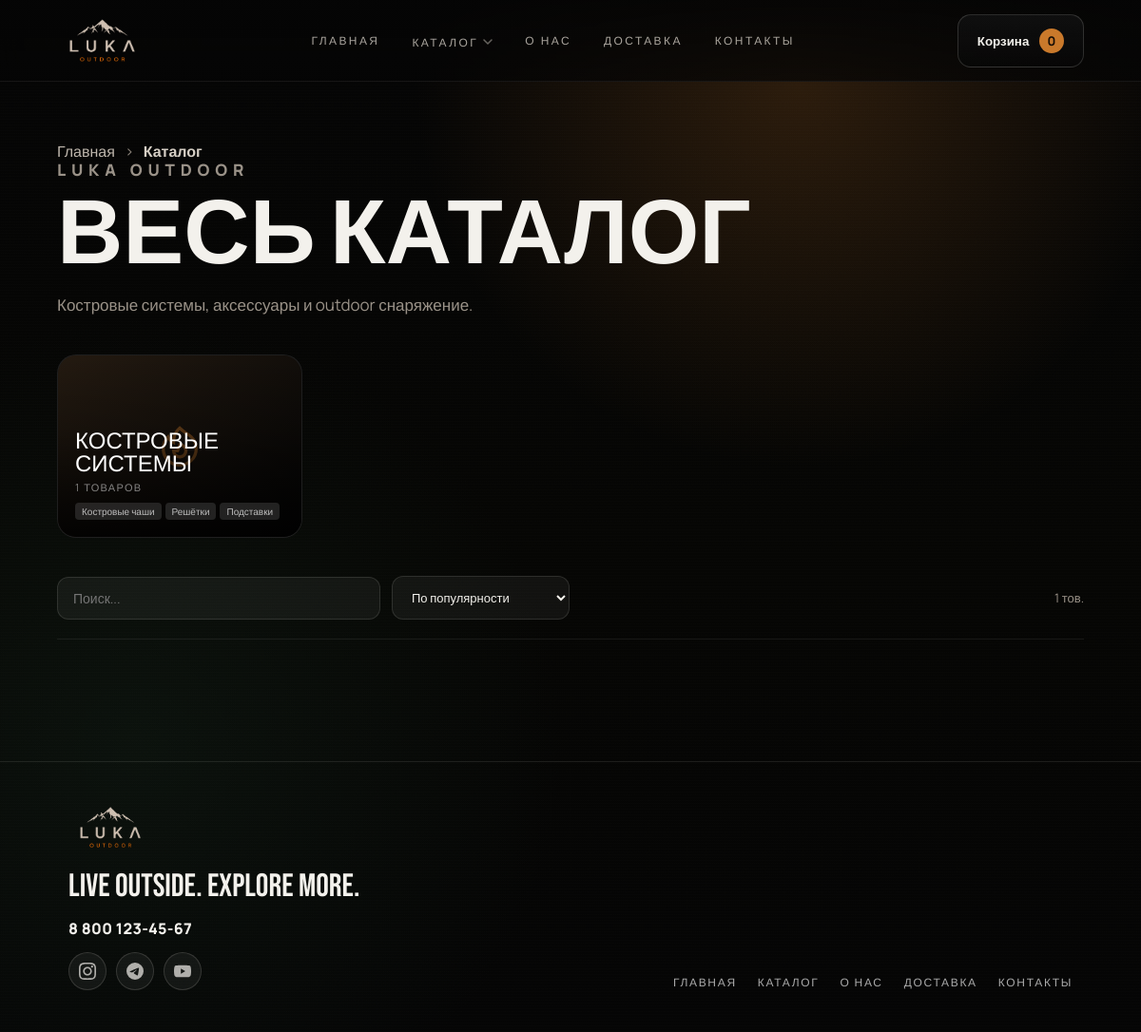
Screenshot of /catalog.php with the database file from the repository.
### tables this page shows
CREATE TABLE nav_items (
  id INTEGER PRIMARY KEY AUTOINCREMENT,
  label TEXT NOT NULL,
  url TEXT NOT NULL,
  sort_order INTEGER DEFAULT 10,
  is_active INTEGER DEFAULT 1,
  open_new_tab INTEGER DEFAULT 0
);

CREATE TABLE categories (id INTEGER PRIMARY KEY AUTOINCREMENT,name TEXT NOT NULL,slug TEXT NOT NULL UNIQUE,sort_order INTEGER DEFAULT 0,is_active INTEGER DEFAULT 1,seo_title TEXT DEFAULT '',seo_description TEXT DEFAULT '', parent_id INTEGER DEFAULT NULL, image TEXT DEFAULT '', description TEXT DEFAULT '');

CREATE TABLE settings (key TEXT PRIMARY KEY,value TEXT DEFAULT '');

### includes/db.php (called while the page is built, shortened)
<?php
function db(): PDO {
    static $pdo = null;
    if ($pdo) return $pdo;
    $dir = __DIR__ . '/../data';
    $pdo = new PDO('sqlite:' . $dir . '/volga_fire_base.sqlite');
    $pdo->setAttribute(PDO::ATTR_ERRMODE, PDO::ERRMODE_EXCEPTION);
    $pdo->exec('PRAGMA foreign_keys = ON');
    return $pdo;
}
function setting(string $key, string $fallback=''){ $pdo=db(); $st=$pdo->prepare('SELECT value FROM settings WHERE key=?'); $st->execute([$key]); $v=$st->fetchColumn(); return $v!==false?$v:$fallback; }
function h($s){ return htmlspecialchars((string)$s, ENT_QUOTES, 'UTF-8'); }
?>

### catalog.php (the view, shortened to what this page needs)
<?php
require __DIR__.'/includes/db.php';
require __DIR__.'/includes/nav.php';
$pdo = db();
$catSlug = isset($_GET['cat']) ? $_GET['cat'] : '';
$search  = isset($_GET['q']) ? trim($_GET['q']) : '';
$sort    = isset($_GET['sort']) ? $_GET['sort'] : 'popular';
foreach(['parent_id INTEGER DEFAULT NULL',"image TEXT DEFAULT ''"," description TEXT DEFAULT ''"] as $col_def){
    try{$pdo->exec("ALTER TABLE categories ADD COLUMN $col_def");}catch(Exception $e){}
}
$allCats = $pdo->query("SELECT * FROM categories WHERE is_active=1 ORDER BY sort_order,id")->fetchAll(PDO::FETCH_ASSOC);
$cats = array_values(array_filter($allCats, fn($c)=>empty($c['parent_id'])));
$subsByParent = [];
foreach($allCats as $ac){ if(!empty($ac['parent_id'])) $subsByParent[$ac['parent_id']][] = $ac; }
$currentCat = null;
$where = array("p.is_active=1");
$params = array();
if($sort === 'price_asc') $orderBy = 'p.price ASC';
elseif($sort === 'price_desc') $orderBy = 'p.price DESC';
elseif($sort === 'new') $orderBy = 'p.id DESC';
else $orderBy = 'c.sort_order ASC, p.sort_order ASC, p.id ASC';
$sql = "SELECT p.*, c.name category_name, c.slug category_slug FROM products p LEFT JOIN categories c ON c.id=p.category_id WHERE " . implode(' AND ', $where) . " ORDER BY " . $orderBy;
$st = $pdo->prepare($sql);
$st->execute($params);
$products = $st->fetchAll(PDO::FETCH_ASSOC);
?><!doctype html>
<html lang="ru">
<head>
<link rel="stylesheet" href="assets/style.css?v=5.0.0">
</head>
<body>
<?php render_topbar($pdo); ?>
<main class="catalogPage">
  <nav class="breadcrumbs" aria-label="Хлебные крошки">
    <a href="/">Главная</a><span aria-hidden="true">›</span>
    <?php if($currentCat): ?>
      <a href="/catalog.php">Каталог</a><span aria-hidden="true">›</span>
      <b aria-current="page"><?=h($currentCat['name'])?></b>
    <?php else: ?>
      <b aria-current="page">Каталог</b>
    <?php endif; ?>
  </nav>
  <div class="catalogHeader">
    <p class="eyebrow"><?=$currentCat ? 'КАТАЛОГ' : 'LUKA OUTDOOR'?></p>
    <h1><?=$currentCat ? h($currentCat['name']) : 'Весь каталог'?></h1>
    <?php if(!$currentCat): ?><p>Костровые системы, аксессуары и outdoor снаряжение.</p><?php endif; ?>
  </div>
<?php if(!$catSlug || $catSlug==='all'): ?>
  <div class="catGrid">
    <?php foreach($cats as $cat):
      $subs = $subsByParent[$cat['id']] ?? [];
      $cnt = (int)$pdo->query("SELECT COUNT(*) FROM products p WHERE p.is_active=1 AND p.category_id IN (SELECT id FROM categories WHERE id=".(int)$cat['id']." OR parent_id=".(int)$cat['id'].")")->fetchColumn();
    ?>
    <a class="catCard" href="/catalog.php?cat=<?=h($cat['slug'])?>">
      <?php if(!empty($cat['image'])): ?>
        <img src="/<?=h($cat['image'])?>" alt="<?=h($cat['name'])?>">
      <?php else: ?>
        <div class="catCardPlaceholder"></div>
      <?php endif; ?>
      <div class="catCardOverlay"></div>
      <div class="catCardBody">
        <div class="catCardName"><?=h($cat['name'])?></div>
        <div class="catCardCount"><?=$cnt?> товаров</div>
        <?php if(!empty($subs)): ?>
        <div class="catCardSubs">
          <?php foreach(array_slice($subs,0,3) as $sub): ?>
          <span class="catCardSub"><?=h($sub['name'])?></span>
          <?php endforeach; ?>
        </div>
        <?php endif; ?>
      </div>
    </a>
    <?php endforeach; ?>
  </div>
<?php endif; ?>
  <div class="catalogToolbar">
    <input class="catalogSearch" type="search" placeholder="Поиск..." value="<?=h($search)?>" id="catalogSearchInput">
    <select class="sortSelect" id="sortSelect">
      <option value="popular" <?=($sort==='popular')?'selected':''?>>По популярности</option>
    </select>
    <span class="catalogCount" id="catalogCount"><?=count($products)?> тов.</span>
  </div>
</main>
<?php render_footer($pdo); ?>
</body>
</html>

### includes/nav.php (shortened to what this page needs)
<?php
function get_nav_items($pdo) {
    static $items = null;
    if($items !== null) return $items;
    try {
        $items = $pdo->query("SELECT * FROM nav_items WHERE is_active=1 ORDER BY sort_order,id")->fetchAll(PDO::FETCH_ASSOC);
    } catch(Exception $e) {
        $items = [
            ['label'=>'Каталог','url'=>'/catalog.php','open_new_tab'=>0],
            ['label'=>'Коллекция','url'=>'/#catalog','open_new_tab'=>0],
            ['label'=>'Ритуал','url'=>'/#ritual','open_new_tab'=>0],
            ['label'=>'Производство','url'=>'/#craft','open_new_tab'=>0],
            ['label'=>'Journal','url'=>'/#journal','open_new_tab'=>0],
            ['label'=>'Контакт','url'=>'/#lead','open_new_tab'=>0],
        ];
    }
    return $items;
}
function render_topbar($pdo, $logoHref = '/') {
    $items = get_nav_items($pdo);
        ?>
<?php
    $logo_raw = setting('logo_path') ?: 'assets/images/logo_luka_new.png';
    $logo = str_starts_with($logo_raw, '/') ? $logo_raw : '/' . $logo_raw;
    ?>
<?php
$mega_cats = [];
try {
    $all_cats = $pdo->query("SELECT * FROM categories WHERE is_active=1 ORDER BY sort_order,id")->fetchAll(PDO::FETCH_ASSOC);
    foreach($all_cats as $mc) {
        if(empty($mc['parent_id'])) {
            $mc['children'] = [];
            $mega_cats[$mc['id']] = $mc;
        }
    }
    foreach($all_cats as $mc) {
        if(!empty($mc['parent_id']) && isset($mega_cats[$mc['parent_id']])) {
            $mega_cats[$mc['parent_id']]['children'][] = $mc;
        }
    }
    $mega_cats = array_values($mega_cats);
} catch(Exception $e) { $mega_cats = []; }
?>
<header class="topbar">
  <a class="brand logoOnly" href="<?=h($logoHref)?>"><img src="<?=h($logo)?>" alt="LUKA OUTDOOR"></a>
  <nav>
    <?php foreach($items as $item):
      $isCatalog = (stripos($item['label'], 'каталог') !== false || $item['url'] === '/catalog.php');
    ?>
    <?php if($isCatalog && !empty($mega_cats)): ?>
    <div class="megaNav">
      <a href="<?=h($item['url'])?>" style="display:inline-flex;align-items:center;gap:5px"><?=h($item['label'])?> <svg width="10" height="6" viewBox="0 0 10 6" fill="none" style="opacity:.6;transition:.2s;flex-shrink:0"><path d="M1 1l4 4 4-4" stroke="currentColor" stroke-width="1.5" stroke-linecap="round" stroke-linejoin="round"/></svg></a>
    </div>
    <?php else: ?>
    <a href="<?=h($item['url'])?>"<?=$item['open_new_tab'] ? ' target="_blank" rel="noopener"' : ''?>><?=h($item['label'])?></a>
    <?php endif; ?>
    <?php endforeach; ?>
  </nav>
  <button class="cartBtn" onclick="openCart()">Корзина <b id="cartCount">0</b></button>
</header>
<?php
}
function render_footer($pdo, $logoPath = null) {
    $items = get_nav_items($pdo);
    $logo_raw  = $logoPath ?: (setting('logo_path') ?: 'assets/images/logo_luka_new.png');
    $logo = str_starts_with($logo_raw, '/') ? $logo_raw : '/' . $logo_raw;
    $phone = setting('phone');
    $ig_raw = setting('instagram');
    $tg_raw = setting('telegram');
    $yt_raw = setting('youtube');
    $ig = $ig_raw ? (str_starts_with($ig_raw,'http') ? $ig_raw : 'https://instagram.com/'.ltrim($ig_raw,'@')) : '';
    $tg = $tg_raw ? (str_starts_with($tg_raw,'http') ? $tg_raw : 'https://t.me/'.ltrim($tg_raw,'@')) : '';
    $yt = $yt_raw ? (str_starts_with($yt_raw,'http') ? $yt_raw : 'https://youtube.com/'.ltrim($yt_raw,'@')) : '';
    ?>
<footer class="footer">
  <div class="footerBrand">
    <img src="<?=h($logo)?>" alt="LUKA OUTDOOR" class="footerLogo">
    <p>LIVE OUTSIDE. EXPLORE MORE.</p>
    <?php if($phone): ?><a href="tel:<?=h(preg_replace('/[^0-9+]/','',$phone))?>" class="footerPhone"><?=h($phone)?></a><?php endif; ?>
    <div class="footerSocials">
      <?php if($ig): ?><a href="<?=h($ig)?>" target="_blank" aria-label="Instagram" class="footerSocialLink"></a><?php endif; ?>
      <?php if($tg): ?><a href="<?=h($tg)?>" target="_blank" aria-label="Telegram" class="footerSocialLink"></a><?php endif; ?>
      <?php if($yt): ?><a href="<?=h($yt)?>" target="_blank" aria-label="YouTube" class="footerSocialLink"></a><?php endif; ?>
    </div>
  </div>
  <nav>
    <?php foreach($items as $item): ?>
    <a href="<?=h($item['url'])?>"<?=$item['open_new_tab'] ? ' target="_blank" rel="noopener"' : ''?>><?=h($item['label'])?></a>
    <?php endforeach; ?>
  </nav>
</footer>
<?php
}

### catalog.php (style rules this page uses)
.catalogPage { width:min(var(--max),calc(100vw - 120px));margin:0 auto;padding:120px 0 100px }
.catalogHeader { margin-bottom:40px }
.catalogHeader h1 { font-family:var(--head);font-size:clamp(52px,9vw,96px);line-height:.9;text-transform:uppercase;margin:0 0 14px }
.catalogHeader p { color:var(--muted);font-size:17px;max-width:500px }
.catalogToolbar { display:flex;align-items:center;gap:12px;flex-wrap:wrap;margin-bottom:28px;padding-bottom:20px;border-bottom:1px solid rgba(243,241,236,.08) }
.catalogSearch { flex:1;min-width:200px;max-width:340px;background:rgba(255,255,255,.05);border:1px solid rgba(243,241,236,.12);border-radius:12px;color:var(--text);padding:12px 16px;font:inherit;font-size:14px;outline:none }
.sortSelect { background:rgba(255,255,255,.05);border:1px solid rgba(243,241,236,.12);border-radius:12px;color:var(--text);padding:12px 16px;font:inherit;font-size:13px;cursor:pointer;outline:none }
.catalogCount { color:var(--muted);font-size:13px;margin-left:auto }

### includes/nav.php (style rules this page uses)
.megaNav { position:relative }

### rows the page displays
nav_items: label "ГЛАВНАЯ"
nav_items: label "КАТАЛОГ"
nav_items: label "О НАС"
nav_items: label "ДОСТАВКА"
nav_items: label "КОНТАКТЫ"
categories: name "КОСТРОВЫЕ СИСТЕМЫ", cnt "1"
categories: name "Костровые чаши"
categories: name "Решётки"
categories: name "Подставки"
settings: value "8 800 123-45-67"

### other values shown
count($products) "1"
